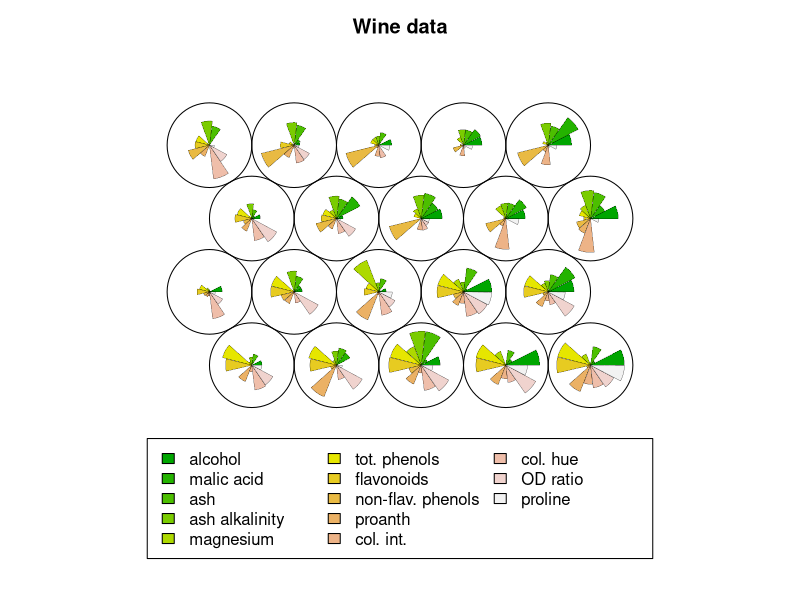

Write R code to recreate this figure. (Note: this script raises an error after producing the figure.)
## ---- chunk 1
#install.packages("kohonen")
library(kohonen)
install.packages("scatterplot3d")
library(scatterplot3d)
## ---- chunk 2
data("wines")
wines.sc <- scale(wines)
set.seed(7)
wine.som <- som(wines.sc, grid = somgrid(5, 4, "hexagonal"))
plot(wine.som, main = "Wine data")


plus <- H508_WT_01_CDX2_motif1_wg_signals$signal$`+`
plus.sc <- scale(plus)
plus.som <- som(plus.sc, grid = somgrid(5, 4, "hexagonal"))
